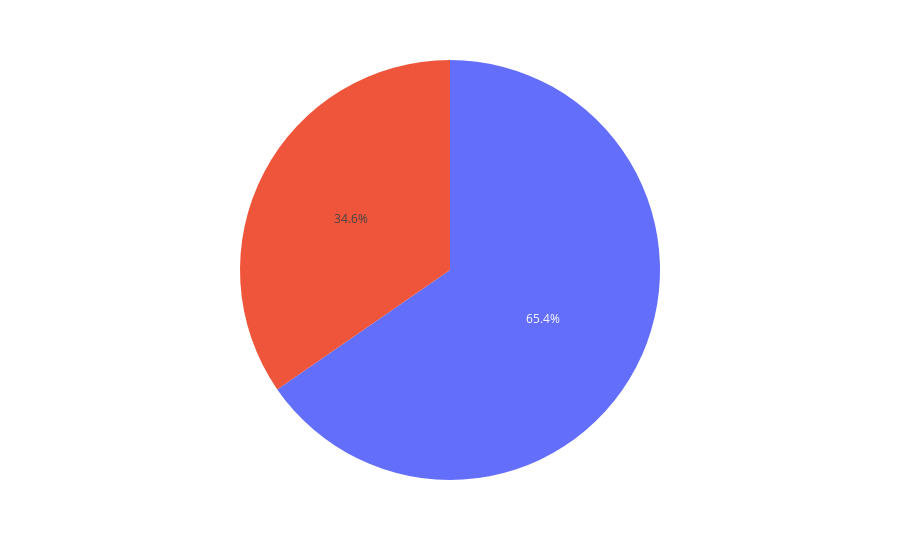

Here is the notebook cell this chart was saved with:
### Code cell
import plotly.express as px

fig = px.pie(data_frame=trackDf, values="cases", labels="label")
fig.show()

### Figure 1 — Plotly figure (JSON) as saved in the notebook; plotly's stock layout.template omitted (floating-point values rounded to 4 significant figures)
{"data": [{"domain": {"x": [0, 1], "y": [0, 1]}, "hovertemplate": "cases=%{value}<extra></extra>", "legendgroup": "", "name": "", "showlegend": false, "type": "pie", "values": [22071, 41671]}], "layout": {"legend": {"tracegroupgap": 0}, "margin": {"t": 60}}}
